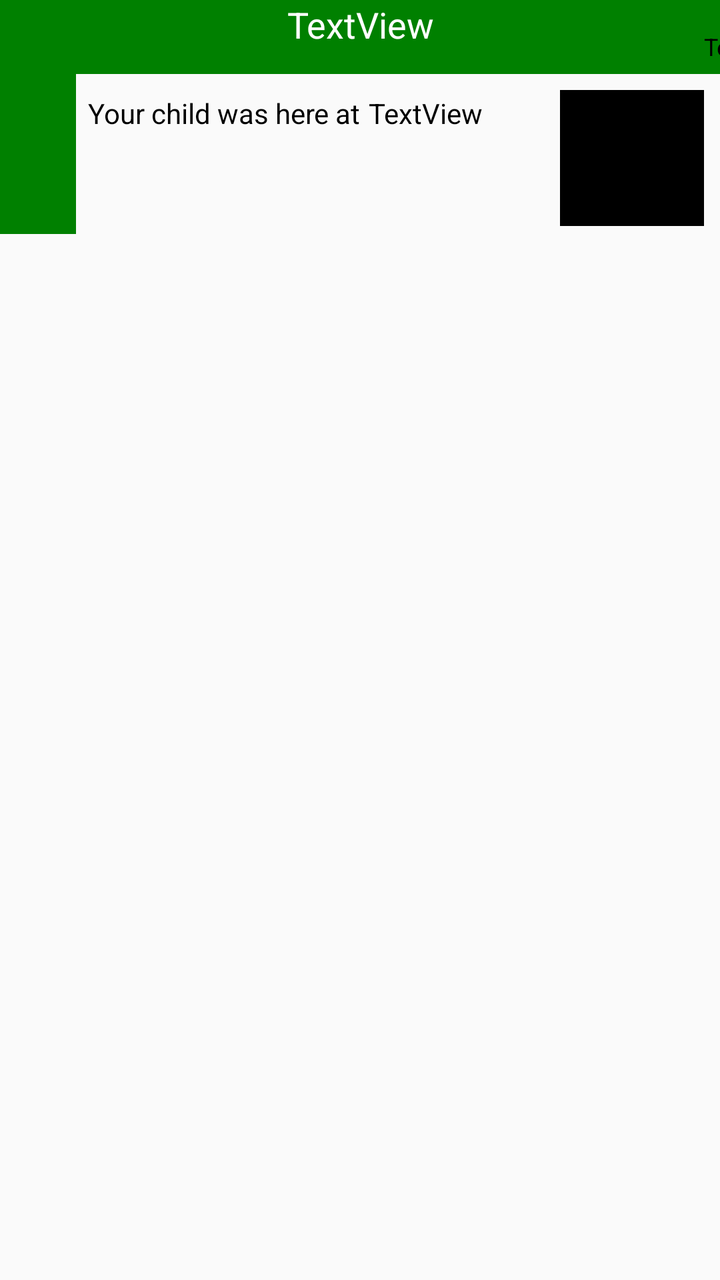
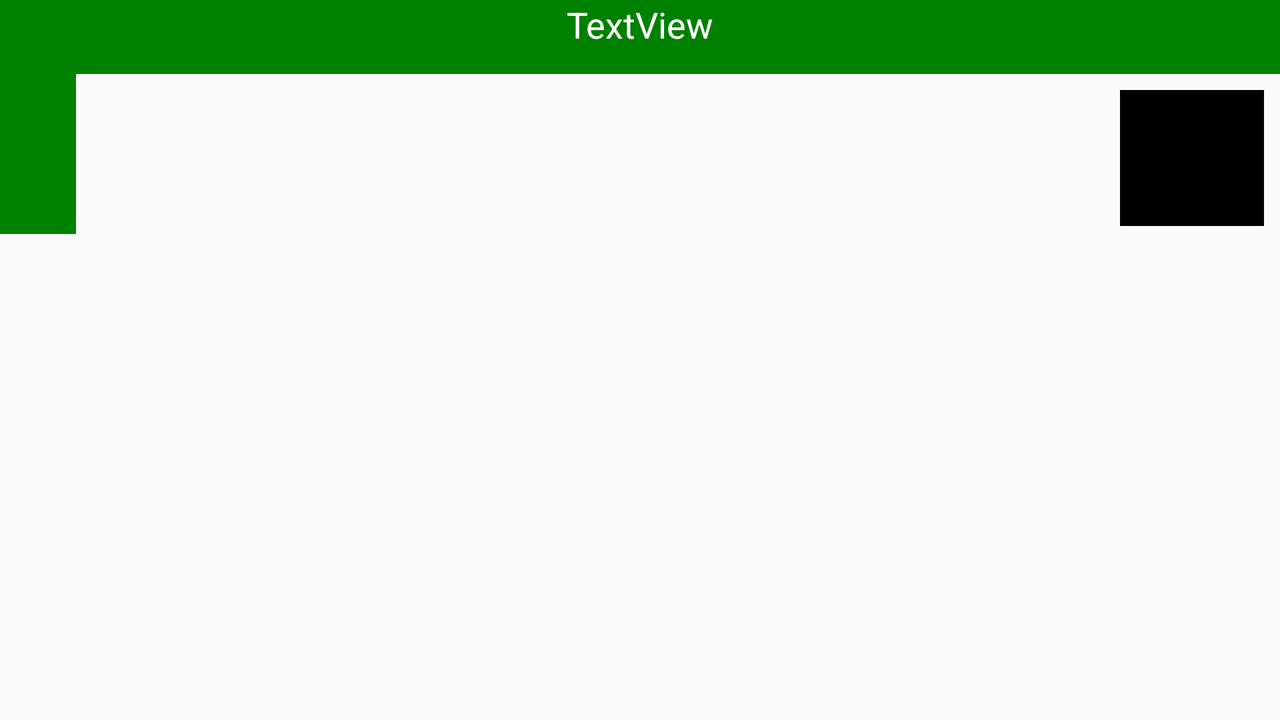

Two renders of one Android screen. The first uses the default layout on a phone; the second uses the alternative layout the repository ships for a different screen configuration, on a matching device. The two XML files are below.
<!-- AndroidManifest.xml: application theme AppTheme -->
<!-- res/layout/lv_row.xml -->
<?xml version="1.0" encoding="utf-8"?>
<android.support.constraint.ConstraintLayout
    xmlns:android="http://schemas.android.com/apk/res/android"
    xmlns:app="http://schemas.android.com/apk/res-auto"
    xmlns:tools="http://schemas.android.com/tools"
    android:layout_width="match_parent"
    android:layout_height="match_parent"
    tools:layout_editor_absoluteY="81dp"
    tools:layout_editor_absoluteX="0dp">

    <TextView
        android:id="@+id/rideName_tv"
        android:layout_width="368dp"
        android:layout_height="37dp"
        android:background="@color/colorGreen"
        android:text="TextView"
        android:textAlignment="center"
        android:textColor="@android:color/background_light"
        android:textSize="18sp"
        app:layout_constraintLeft_toLeftOf="parent"
        app:layout_constraintRight_toRightOf="parent"
        app:layout_constraintTop_toTopOf="parent" />

    <ImageView
        android:id="@+id/rideImage_image"
        android:layout_width="72dp"
        android:layout_height="68dp"
        android:layout_marginLeft="75dp"
        android:layout_marginTop="45dp"
        android:layout_marginRight="8dp"
        android:layout_marginStart="75dp"
        android:layout_marginEnd="8dp"
        app:layout_constraintTop_toTopOf="parent"
        app:layout_constraintRight_toRightOf="parent"
        app:layout_constraintHorizontal_bias="1.0"
        app:srcCompat="@android:color/background_dark"
        app:layout_constraintLeft_toRightOf="@+id/catogoryRide_tv"/>

    <TextView
        android:id="@+id/catogoryRide_tv"
        android:layout_width="205dp"
        android:layout_height="32dp"
        android:layout_marginTop="15dp"
        android:text="TextView"
        android:textColor="@color/colorAccent"
        android:textSize="12sp"
        app:layout_constraintLeft_toRightOf="@+id/rideImage_image"
        app:layout_constraintTop_toTopOf="parent"
        tools:layout_constraintTop_creator="1"/>

    <TextView
        android:id="@+id/ride_time"
        android:layout_width="69dp"
        android:layout_height="0dp"
        android:text="TextView"
        android:textColor="@color/colorAccent"
        app:layout_constraintLeft_toRightOf="@+id/textView"
        android:layout_marginLeft="4dp"
        app:layout_constraintBottom_toBottomOf="@+id/textView"
        android:layout_marginStart="4dp" />

    <TextView
        android:id="@+id/textView"
        android:layout_width="wrap_content"
        android:layout_height="wrap_content"
        android:text="@string/lv_kind_tijd"
        android:textColor="@color/colorAccent"
        app:layout_constraintTop_toBottomOf="@+id/catogoryRide_tv"
        android:layout_marginLeft="44dp"
        app:layout_constraintLeft_toLeftOf="parent"
        android:layout_marginStart="44dp" />

    <TextView
        android:id="@+id/textView2"
        android:layout_width="38dp"
        android:layout_height="117dp"
        android:layout_marginLeft="0dp"
        android:layout_marginTop="0dp"
        android:background="@color/colorGreen"
        app:layout_constraintLeft_toLeftOf="parent"
        app:layout_constraintTop_toTopOf="parent" />
  
</android.support.constraint.ConstraintLayout>
<!-- resources referenced by this layout -->
<resources>
  <color name="colorAccent">#000000</color>
  <color name="colorGreen">#008000</color>
  <string name="lv_kind_tijd">Your child was here at</string>
  <style name="AppTheme" parent="@style/Theme.AppCompat.Light.DarkActionBar">
          
          <item name="colorPrimary">@color/colorGreen</item>
          <item name="colorPrimaryDark">@color/colorGreen</item>
      </style>
</resources>
<!-- res/layout-land/lv_row.xml (the repository's variant of the layout above) -->
<!-- drawn on the phone turned sideways -->
<?xml version="1.0" encoding="utf-8"?>
<android.support.constraint.ConstraintLayout
    xmlns:android="http://schemas.android.com/apk/res/android"
    xmlns:app="http://schemas.android.com/apk/res-auto"
    xmlns:tools="http://schemas.android.com/tools"
    android:layout_width="match_parent"
    android:layout_height="match_parent"
    tools:layout_editor_absoluteY="81dp"
    tools:layout_editor_absoluteX="0dp">

    <TextView
        android:id="@+id/rideName_tv"
        android:layout_width="0dp"
        android:layout_height="37dp"
        android:background="@color/colorGreen"
        android:text="TextView"
        android:textAlignment="center"
        android:textColor="@android:color/background_light"
        android:textSize="18sp"
        app:layout_constraintLeft_toLeftOf="parent"
        app:layout_constraintRight_toRightOf="parent"
        app:layout_constraintTop_toTopOf="parent"
        android:layout_marginTop="0dp" />

    <ImageView
        android:id="@+id/rideImage_image"
        android:layout_width="72dp"
        android:layout_height="68dp"
        android:layout_marginTop="45dp"
        android:layout_marginRight="8dp"
        android:layout_marginStart="75dp"
        android:layout_marginEnd="8dp"
        app:layout_constraintTop_toTopOf="parent"
        app:layout_constraintRight_toRightOf="parent"
        app:srcCompat="@android:color/background_dark" />

    <TextView
        android:id="@+id/textView2"
        android:layout_width="38dp"
        android:layout_height="117dp"
        android:layout_marginLeft="0dp"
        android:layout_marginTop="0dp"
        android:background="@color/colorGreen"
        app:layout_constraintLeft_toLeftOf="parent"
        app:layout_constraintTop_toTopOf="parent" />

</android.support.constraint.ConstraintLayout>
<!-- resources referenced by the variant -->
<!-- as the phone turned sideways resolves them -->
<resources>
  <color name="colorGreen">#008000</color>
  <style name="AppTheme" parent="@style/Theme.AppCompat.Light.DarkActionBar">
          
          <item name="colorPrimary">@color/colorGreen</item>
          <item name="colorPrimaryDark">@color/colorGreen</item>
      </style>
</resources>
